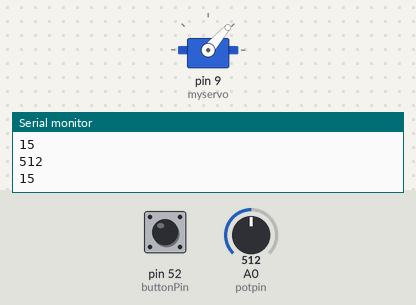
The sketch below on a simulated Arduino Mega 2560, built with avr-gcc and run on an emulated ATmega2560. Shown: servo, the last lines printed to the serial monitor. Inputs (shaded band) come from the test bench; at power-on: A0 (potpin) = 512, pin 52 (buttonPin) HIGH.

Above: at 6.2 s.
6.3 s: A0 (potpin) set to 0
At 12.4 s:
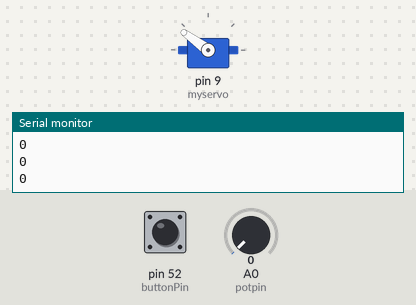
12.8 s: A0 (potpin) set to 122
At 13.6 s:
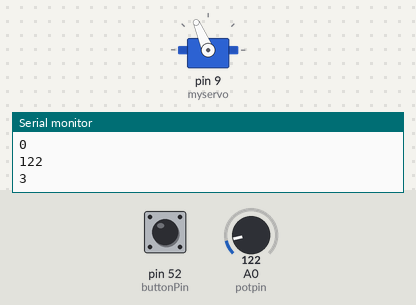
19.3 s: pin 52 (buttonPin) pulled LOW for 3 s
At 23.35 s:
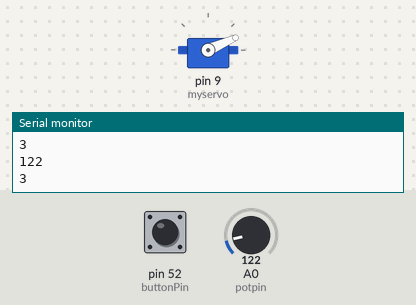
Timing chart, 0 to 31.8 s (numbered marks = the images above; inputs shaded):
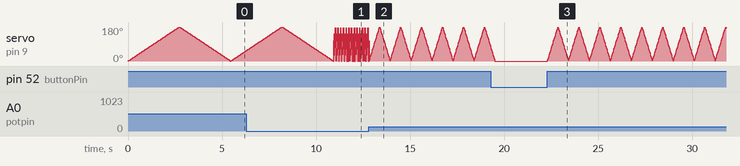

The sketch:

Zed_Motion.ino
```cpp
/*
Last Updated: Spring 2018
Created By: Prangon Ghose

Purpose: This program controls a servo through an Arduino Uno
to turn the Zed camera in 180 degree rotations.
*/

#include <Servo.h>

void turnservo();

Servo myservo;  // create servo object to control a servo

int maxpos = 180;
int potpin = 0;  // analog pin used to connect the potentiometer
int val;    // variable to read the value from the analog pin

int pos = 0;    // variable to store the servo position

// constants won't change. They're used here to set pin numbers:
const int buttonPin = 52;     // the number of the pushbutton pin
const int ledPin =  9;      // the number of the LED pin

// variables will change:
int buttonState = 0;         // variable for reading the pushbutton status

void setup() {
 myservo.attach(9);  // attaches the servo on pin 9 to the servo object
 Serial.begin(9600);
 // initialize the LED pin as an output:
// pinMode(ledPin, OUTPUT);
 // initialize the pushbutton pin as an input:
 pinMode(buttonPin, INPUT);
}

void loop() {
 // read the state of the pushbutton value:
 buttonState = digitalRead(buttonPin);

 // check if the pushbutton is pressed. If it is, the buttonState is HIGH:
 if (buttonState == LOW) {
  // Do nothing
}

 if (buttonState == HIGH) {
   // turn LED on:
   turnservo();
 }
 else {

 }
}

void turnservo() {
  val = analogRead(potpin);            // reads the value of the potentiometer (value between 0 and 1023)
  Serial.flush();
  Serial.println(val);
 val = map(val, 0, 1023, 0, 30);     // scale it to use it with the servo (value between 0 and 180)
 Serial.println(val);
for (pos = 0; pos <= maxpos; pos += 1) { // goes from 0 degrees to 180 degrees
    // in steps of 1 degree
    myservo.write(pos);              // tell servo to go to position in variable 'pos'
    delay(val);                       // waits 15ms for the servo to reach the position
  }
  for (pos = maxpos; pos >= 0; pos -= 1) { // goes from 180 degrees to 0 degrees
    myservo.write(pos);              // tell servo to go to position in variable 'pos'
    delay(val);                       // waits 15ms for the servo to reach the position
  }
}
```
